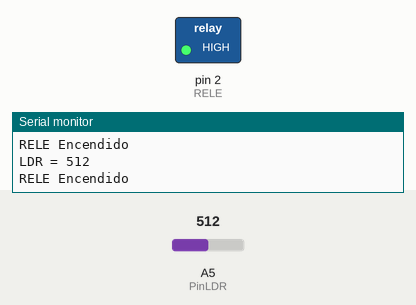
Bench run of a sketch on a simulated Arduino Uno, built with avr-gcc and run on an emulated ATmega328P. Parts: switched loads named in the sketch (green lamp = pin HIGH), the last lines printed to the serial monitor. The test bench sets the inputs (shaded band); at power-on: A5 (PinLDR) = 512.

Above: at 1.8 s.
1.9 s: A5 (PinLDR) set to 486
At 3.2 s:
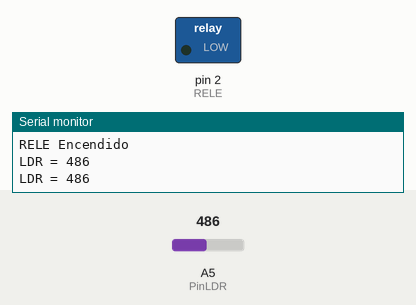
3.5 s: A5 (PinLDR) set to 510
At 4.9 s:
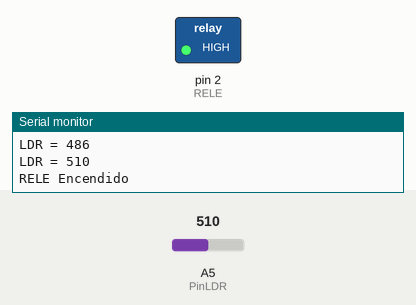
5.5 s: A5 (PinLDR) set to 490
At 6.5 s:
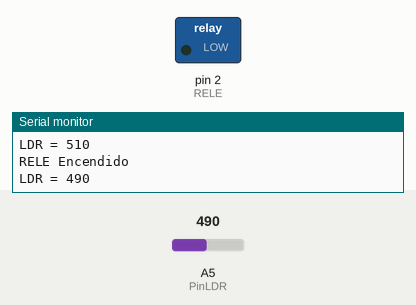
Timing chart, 0 to 8.5 s (numbered marks = the images above; inputs shaded):
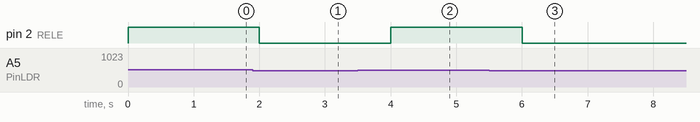

Measured:
- the behaviour switches between 501 and 500 on A5 (PinLDR) (found by bisection; images 0 and 1)
- after the input at 1.9 s, pin 2 (RELE): HIGH → LOW after 0.10 s
- after the input at 3.5 s, pin 2 (RELE): LOW → HIGH after 0.50 s
- after the input at 5.5 s, pin 2 (RELE): HIGH → LOW after 0.50 s

The sketch:

Laboratorio_No_8.ino
```cpp
int RELE = 2;
int PinLDR = 5;

void setup() {
  Serial.begin(9600);
  pinMode(RELE, OUTPUT);
}

void loop() {
  int ValorLDR = analogRead(PinLDR);
  SensorLuz(RELE, ValorLDR);
}

void SensorLuz(int Rele, int LDR) {
  Serial.print("LDR = ");
  Serial.println(LDR);
  if (LDR > 500) {
    digitalWrite(Rele, HIGH);
    Serial.println("RELE Encendido");
  } else {
    digitalWrite(Rele, LOW);
  }
  delay(1000);
}
```
